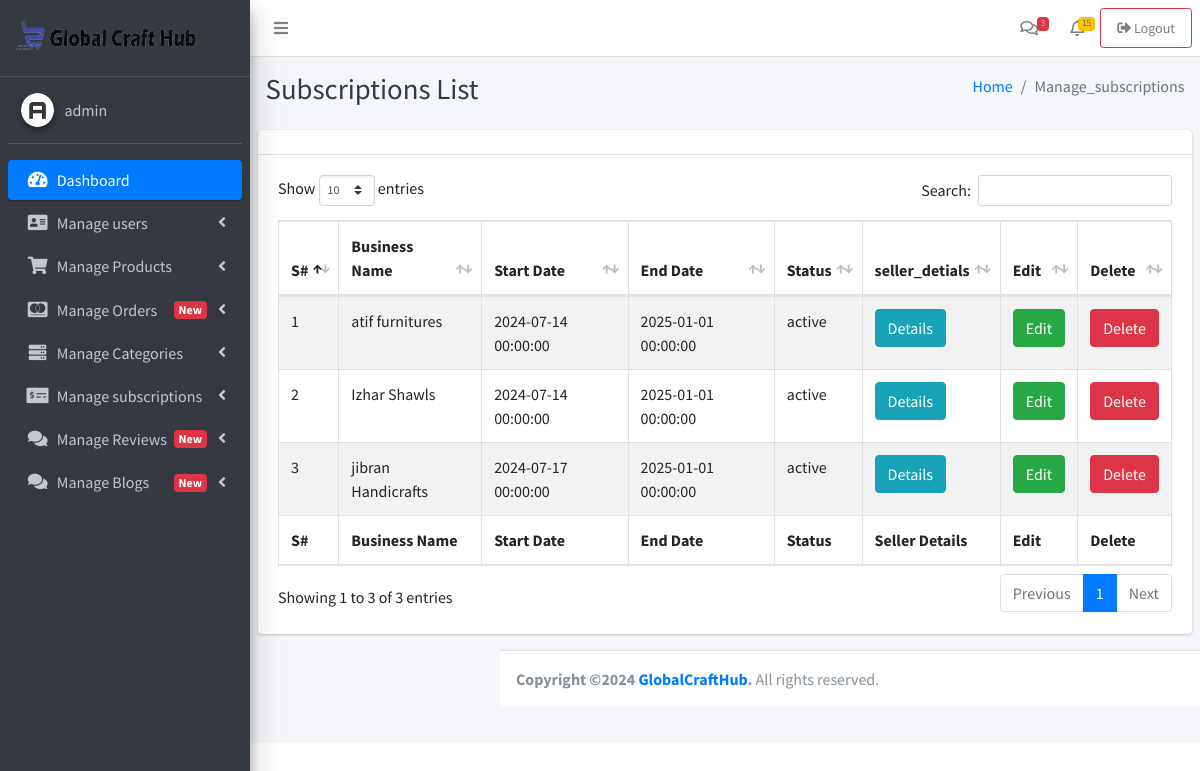
Screenshot of /Admin/Subscriptions_list.php (signed in) with the database file from the repository.
### tables this page shows
CREATE TABLE `subscriptions` (
  `id` int(11) NOT NULL,
  `seller_id` int(11) NOT NULL,
  `start_date` datetime DEFAULT current_timestamp(),
  `end_date` datetime DEFAULT NULL,
  `status` enum('active','inactive') DEFAULT 'inactive',
  `is_new` tinyint(1) DEFAULT 1
);

CREATE TABLE `sellers` (
  `id` int(11) NOT NULL,
  `user_id` int(11) NOT NULL,
  `business_name` varchar(255) NOT NULL,
  `business_type` varchar(255) DEFAULT NULL,
  `account_status` enum('active','inactive') DEFAULT 'active'
);

### Admin/Subscriptions_list.php (the view, shortened to what this page needs)
<?php
include("includes/Session.php");
$query_subscriptions = mysqli_query($con, "
    SELECT
        subscriptions.*,
        sellers.business_name
    FROM
        subscriptions
    JOIN
        sellers
    ON
        subscriptions.seller_id = sellers.id
");
?>
<!DOCTYPE html>
<html>
<head>
  <?php
  include("includes/links.php");
  ?>
</head>
<body class="hold-transition sidebar-mini layout-fixed">
  <div class="wrapper">
    <?php
    include("includes/header.php");
    ?>
    <?php
    include("includes/sidepanel.php");
    ?>
    <div class="content-wrapper">
      <div class="content-header">
        <div class="container-fluid">
          <div class="row mb-2">
            <div class="col-sm-6">
              <h1 class="m-0 text-dark">Subscriptions List</h1>
            </div>
            <div class="col-sm-6">
              <ol class="breadcrumb float-sm-right">
                <li class="breadcrumb-item"><a href="index.php">Home</a></li>
                <li class="breadcrumb-item active">Manage_subscriptions</li>
              </ol>
            </div>
          </div>
        </div>
      </div>
      <section class="content">
        <div class="card">
          <div class="card-header">
          </div>
          <div class="card-body">
            <table id="example1" class="table table-bordered table-striped">
              <thead>
                <tr>
                  <th>S#</th>
                  <th>Business Name</th>
                  <th>Start Date</th>
                  <th> End Date</th>
                  <th> Status</th>
                  <th> seller_detials</th>
                  <th> Edit</th>
                  <th> Delete</th>
                </tr>
              </thead>
              <tbody>
              <?php
              $i = 1;
                        while ($row = mysqli_fetch_assoc($query_subscriptions)) {
                            echo "<tr>";
                            echo "<td>$i</td>";
                            echo "<td>{$row['business_name']}</td>";
                            echo "<td>{$row['start_date']}</td>";
                            echo "<td>{$row['end_date']}</td>";
                            echo "<td>{$row['status']}</td>";
                                echo "<td><a href='#?Uid=$row[id]' class='btn btn-info'>Details</a></td>";
                                echo "<td><a href='Add_subscription.php?Uid=$row[id]' class='btn btn-success'>Edit</a></td>";
                                echo "<td><a href='Subscriptions_list.php?Did=$row[id]' class='btn btn-danger' onclick='return confirm(\"Are you sure to delete this subscription?\")'>Delete</a></td>";
                                echo "</tr>";
                        $i++;
                          }
                        ?>
              </tbody>
              <tfoot>
                <tr>
                <th>S#</th>
                  <th>Business Name</th>
                  <th>Start Date</th>
                  <th> End Date</th>
                  <th> Status</th>
                  <th> Seller Details</th>
                  <th> Edit</th>
                  <th> Delete</th>
                </tr>
              </tfoot>
            </table>
          </div>
        </div>
      </section>
      <?php
      include("includes/footer.php");
      ?>
    </div>
</body>
</html>

### rows the page displays
subscriptions: seller.business_name "atif furnitures", start_date "2024-07-14 00:00:00", end_date "2025-01-01 00:00:00", status "active"
subscriptions: seller.business_name "Izhar Shawls", start_date "2024-07-14 00:00:00", end_date "2025-01-01 00:00:00", status "active"
subscriptions: seller.business_name "jibran Handicrafts", start_date "2024-07-17 00:00:00", end_date "2025-01-01 00:00:00", status "active"

### other values shown
$_SESSION['username'] "admin"
